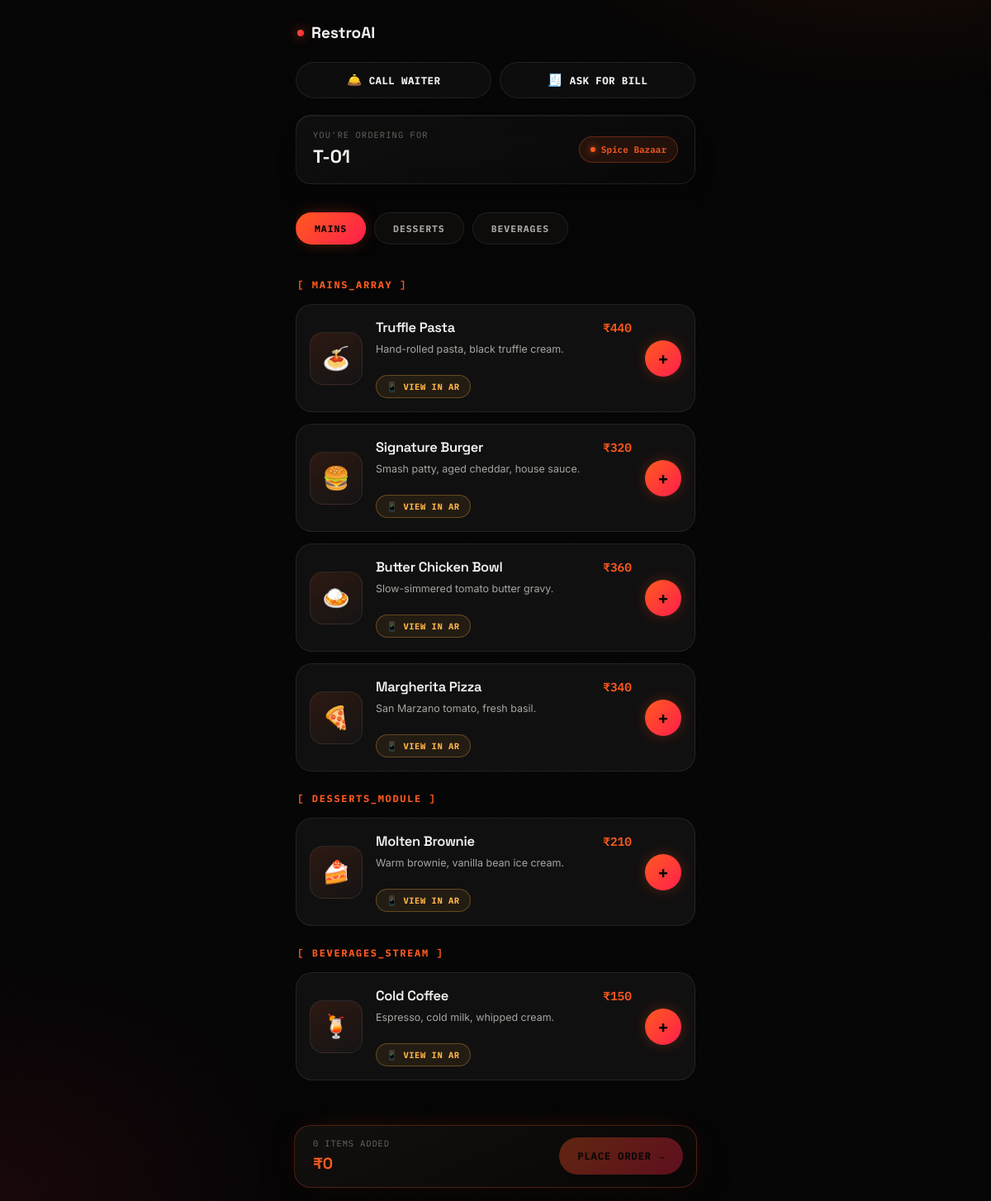
/Restro/customer-menu.php?table=tbl_sb_01, run on the app's committed database.
### tables this page shows
CREATE TABLE IF NOT EXISTS restaurant_tables (
  id         INT UNSIGNED AUTO_INCREMENT PRIMARY KEY,
  table_key  VARCHAR(32)  NOT NULL COMMENT 'Unique id for this table, e.g. tbl_m7n8o9',
  restro_key VARCHAR(32)  NOT NULL COMMENT 'Which restaurant owns this table',
  table_name VARCHAR(50)  NOT NULL COMMENT 'Display name, e.g. T-01',
  seats      INT UNSIGNED NOT NULL DEFAULT 2,
  created_at DATETIME     NOT NULL DEFAULT CURRENT_TIMESTAMP,
  updated_at DATETIME     NOT NULL DEFAULT CURRENT_TIMESTAMP ON UPDATE CURRENT_TIMESTAMP,

  UNIQUE KEY uq_tables_table_key (table_key),
  UNIQUE KEY uq_tables_restro_name (restro_key, table_name),
  KEY idx_tables_restro_key (restro_key),

  CONSTRAINT fk_tables_restro
    FOREIGN KEY (restro_key) REFERENCES restaurants (restro_key)
    ON UPDATE CASCADE ON DELETE CASCADE
);

CREATE TABLE IF NOT EXISTS restaurants (
  id              INT UNSIGNED AUTO_INCREMENT PRIMARY KEY,
  restro_key      VARCHAR(32)  NOT NULL COMMENT 'Public unique tenant id, e.g. rst_a1b2c3d4e5f6',
  restaurant_name VARCHAR(150) NOT NULL,
  owner_name      VARCHAR(120) NOT NULL,
  email           VARCHAR(180) NOT NULL,
  password        VARCHAR(255) NOT NULL COMMENT 'Stored in plain text per project requirement — hash in production',
  phone           VARCHAR(30)  NULL,
  cuisine         VARCHAR(80)  NULL,
  city            VARCHAR(100) NULL,
  address         VARCHAR(255) NULL,
  opening_time    VARCHAR(20)  NULL,
  closing_time    VARCHAR(20)  NULL,
  notify_new_orders    TINYINT(1) NOT NULL DEFAULT 1,
  notify_weekly_digest TINYINT(1) NOT NULL DEFAULT 0,
  plan_name       VARCHAR(50)  NULL DEFAULT 'Growth',
  billing_cycle   VARCHAR(20)  NULL DEFAULT 'monthly',
  is_active       TINYINT(1)   NOT NULL DEFAULT 1,
  created_at      DATETIME     NOT NULL DEFAULT CURRENT_TIMESTAMP,
  updated_at      DATETIME     NOT NULL DEFAULT CURRENT_TIMESTAMP ON UPDATE CURRENT_TIMESTAMP,

  UNIQUE KEY uq_restaurants_restro_key (restro_key),
  UNIQUE KEY uq_restaurants_email (email)
);

CREATE TABLE IF NOT EXISTS items (
  id           INT UNSIGNED AUTO_INCREMENT PRIMARY KEY,
  item_key     VARCHAR(32)   NOT NULL COMMENT 'Unique id for this dish, e.g. itm_p4q5r6',
  restro_key   VARCHAR(32)   NOT NULL COMMENT 'Which restaurant owns this item',
  category_key VARCHAR(32)   NOT NULL COMMENT 'Which category this item belongs to',
  name         VARCHAR(150)  NOT NULL,
  emoji        VARCHAR(8)    NULL,
  description  TEXT          NULL,
  price        DECIMAL(10,2) NOT NULL DEFAULT 0.00,
  glb_url      VARCHAR(500)  NULL COMMENT 'Optional 3D AR model URL',
  is_active    TINYINT(1)    NOT NULL DEFAULT 1,
  sort_order   INT           NOT NULL DEFAULT 0,
  created_at   DATETIME      NOT NULL DEFAULT CURRENT_TIMESTAMP,
  updated_at   DATETIME      NOT NULL DEFAULT CURRENT_TIMESTAMP ON UPDATE CURRENT_TIMESTAMP,

  UNIQUE KEY uq_items_item_key (item_key),
  KEY idx_items_restro_key (restro_key),
  KEY idx_items_category_key (category_key),
  KEY idx_items_restro_active (restro_key, is_active),

  CONSTRAINT fk_items_restro
    FOREIGN KEY (restro_key) REFERENCES restaurants (restro_key)
    ON UPDATE CASCADE ON DELETE CASCADE,

  CONSTRAINT fk_items_category
    FOREIGN KEY (category_key) REFERENCES categories (category_key)
    ON UPDATE CASCADE ON DELETE RESTRICT
);

### Restro/includes/uploads.php (called while the page is built, shortened)
<?php
function asset_url(?string $path): string {
    $path = trim((string) $path);
    if ($path === '') {
        return '';
    }
    if (preg_match('#^(https?:)?//#i', $path) || $path[0] === '/') {
        return $path;
    }
    return '../' . $path;
}

### Restro/customer-menu.php (the view, shortened to what this page needs)
<?php
require_once __DIR__ . '/../database/db.php';
require_once __DIR__ . '/includes/uploads.php';
$is_waiter = !empty($_SESSION['waiter_staff_key']);
$is_admin = !empty($_SESSION['restro_key']) && !$is_waiter;
$table_key = trim($_GET['table'] ?? '');
function cat_slug($name) {
    return strtolower(preg_replace('/[^a-z0-9]+/', '-', $name));
}
function cat_label($name) {
    $suffix = ['Starters' => 'PROTOCOL', 'Mains' => 'ARRAY', 'Desserts' => 'MODULE', 'Beverages' => 'STREAM'];
    $s = $suffix[$name] ?? 'FEED';
    return '[ ' . strtoupper($name) . '_' . $s . ' ]';
}
$table = null;
$placed_order = null;
$menu_groups = [];
if ($table_key !== '') {
    $stmt = mysqli_prepare($conn, "
        SELECT t.table_key, t.table_name, t.restro_key, r.restaurant_name
        FROM restaurant_tables t
        JOIN restaurants r ON r.restro_key = t.restro_key
        WHERE t.table_key = ?
    ");
    mysqli_stmt_bind_param($stmt, 's', $table_key);
    mysqli_stmt_execute($stmt);
    $table = mysqli_fetch_assoc(mysqli_stmt_get_result($stmt));
}
if ($table && !$placed_order) {
    $stmt = mysqli_prepare($conn, "
        SELECT c.name AS category_name, c.sort_order AS cat_sort,
               i.item_key, i.name, i.emoji, i.description, i.photo_url, i.price, i.glb_url, i.sort_order AS item_sort
        FROM categories c
        JOIN items i ON i.category_key = c.category_key AND i.restro_key = c.restro_key
        WHERE c.restro_key = ? AND i.is_active = 1
        ORDER BY c.sort_order, i.sort_order, i.name
    ");
    mysqli_stmt_bind_param($stmt, 's', $table['restro_key']);
    mysqli_stmt_execute($stmt);
    $result = mysqli_stmt_get_result($stmt);
    while ($row = mysqli_fetch_assoc($result)) {
        $cat = $row['category_name'];
        if (!isset($menu_groups[$cat])) {
            $menu_groups[$cat] = [];
        }
        $menu_groups[$cat][] = $row;
    }
}
$show_confirm = $placed_order !== null;
$show_menu = $table && !$show_confirm;
$menu_empty = $show_menu && count($menu_groups) === 0;
?>
<!DOCTYPE html>
<html lang="en">
<head>
<link rel="stylesheet" href="assets/menu.css?v=<?php echo @filemtime(__DIR__ . '/assets/menu.css'); ?>">
</head>
<body>
<div class="order-page-wrap" id="pageWrap">
  <div class="order-header"><span class="logo-dot"></span>RestroAI</div>
  <?php if ($table && !$is_waiter && !$is_admin): ?>
  <div class="quick-actions-bar" id="quickActionsBar">
    <button type="button" class="qa-btn" id="callWaiterBtn" onclick="sendTableRequest('waiter')">
      <span class="qa-ico">🛎️</span><span class="qa-label">Call Waiter</span>
    </button>
    <button type="button" class="qa-btn" id="askBillBtn" onclick="sendTableRequest('bill')">
      <span class="qa-ico">🧾</span><span class="qa-label">Ask for Bill</span>
    </button>
  </div>
  <?php endif; ?>
  <?php if (!$table): ?>
    <div class="empty-note link-note" style="margin:20px 0 24px;">
      This QR link is missing a valid table ID, or the table no longer exists.
    </div>
  <?php else: ?>
    <div class="table-band">
      <div>
        <div class="tb-kicker">You're ordering for</div>
        <div class="tb-name"><?php echo htmlspecialchars($table['table_name']); ?></div>
      </div>
      <div class="restaurant-pill"><span class="dot"></span><?php echo htmlspecialchars($table['restaurant_name']); ?></div>
    </div>
    <?php if ($menu_empty): ?>
      <div class="empty-note">The menu is being updated right now — please check back shortly, or ask a staff member.</div>
    <?php else: ?>
      <div class="cat-tabs" id="catTabs">
        <?php $i = 0; foreach ($menu_groups as $cat_name => $items): ?>
          <button type="button" class="cat-tab<?php echo $i === 0 ? ' active' : ''; ?>" data-cat="<?php echo htmlspecialchars(cat_slug($cat_name)); ?>" onclick="scrollToCat('<?php echo htmlspecialchars(cat_slug($cat_name), ENT_QUOTES); ?>')"><?php echo htmlspecialchars($cat_name); ?></button>
        <?php $i++; endforeach; ?>
      </div>
      <div id="menuList">
        <?php foreach ($menu_groups as $cat_name => $items): $slug = cat_slug($cat_name); ?>
          <div class="cat-block" id="cat-<?php echo htmlspecialchars($slug); ?>">
            <div class="cat-heading"><?php echo htmlspecialchars(cat_label($cat_name)); ?></div>
            <div class="menu-dish-grid">
              <?php foreach ($items as $d): ?>
                <div class="menu-dish-card">
                  <div class="mdc-emoji<?php echo !empty($d['photo_url']) ? ' has-photo' : ''; ?>">
                    <?php if (!empty($d['photo_url'])): ?>
                      <img src="<?php echo htmlspecialchars(asset_url($d['photo_url'])); ?>" alt="<?php echo htmlspecialchars($d['name'], ENT_QUOTES); ?>" loading="lazy">
                    <?php else: ?>
                      <?php echo htmlspecialchars($d['emoji'] ?: '🍽'); ?>
                    <?php endif; ?>
                  </div>
                  <div class="mdc-body">
                    <div class="mdc-row">
                      <h4><?php echo htmlspecialchars($d['name']); ?></h4>
                      <span class="mdc-price">₹<?php echo number_format((float) $d['price'], 0, '.', ','); ?></span>
                    </div>
                    <?php if (!empty($d['description'])): ?>
                      <p class="mdc-desc"><?php echo htmlspecialchars($d['description']); ?></p>
                    <?php endif; ?>
                    <button type="button" class="ar-badge-btn" data-name="<?php echo htmlspecialchars($d['name'], ENT_QUOTES); ?>" data-glb="<?php echo htmlspecialchars(asset_url($d['glb_url'] ?? ''), ENT_QUOTES); ?>" onclick="viewInAR(this)">📱 View in AR</button>
                  </div>
                  <div class="mdc-qty" id="qtyctrl-<?php echo htmlspecialchars($d['item_key']); ?>"></div>
                </div>
              <?php endforeach; ?>
            </div>
          </div>
        <?php endforeach; ?>
      </div>
    <?php endif; ?>
  <?php endif; ?>
</div>
<?php if ($show_menu && !$menu_empty): ?>
<div class="cart-bar" id="cartBar">
  <div>
    <div class="cb-label" id="cartCountLabel">0 ITEMS ADDED</div>
    <div class="cb-amount" id="cartTotal">₹0</div>
  </div>
  <button type="button" class="btn-place-order" id="placeOrderBtn" disabled>Place Order →</button>
</div>
<?php endif; ?>
</body>
</html>

### Restro/customer-menu.php (style rules this page uses)
.quick-actions-bar { display:flex;gap:10px;margin:14px 0 20px; }
.qa-btn { flex:1;display:flex;align-items:center;justify-content:center;gap:8px; font-family:var(--font-mono,'IBM Plex Mono',monospace);font-size:12.5px;font-weight:700; letter-spacing:0.03em;text-transform:uppercase; background:rgba(255,255,255,0.03);border:1px solid var(--line,rgba(255,255,255,0.08)); color:var(--text-hi,#f4f2ef);border-radius:100px;padding:13px 14px; cursor:pointer;transition:background .25s ease,border-color .25s ease,transform .15s ease,opacity .25s ease; }
.qa-btn .qa-ico { font-size:15px;line-height:1; }

### data on the page
restaurant_tables: table_name "T-01", restaurants.restaurant_name "Spice Bazaar"
items: emoji "🍝", name "Truffle Pasta", price "440", description "Hand-rolled pasta, black truffle cream."
items: emoji "🍔", name "Signature Burger", price "320", description "Smash patty, aged cheddar, house sauce."
items: emoji "🍛", name "Butter Chicken Bowl", price "360", description "Slow-simmered tomato butter gravy."
items: emoji "🍕", name "Margherita Pizza", price "340", description "San Marzano tomato, fresh basil."
items: emoji "🍰", name "Molten Brownie", price "210", description "Warm brownie, vanilla bean ice cream."
items: emoji "🍹", name "Cold Coffee", price "150", description "Espresso, cold milk, whipped cream."

### other printed values
$cat_name "MAINS"
$cat_name "DESSERTS"
$cat_name "BEVERAGES"
cat_label($cat_name) "[ MAINS_ARRAY ]"
cat_label($cat_name) "[ DESSERTS_MODULE ]"
cat_label($cat_name) "[ BEVERAGES_STREAM ]"
